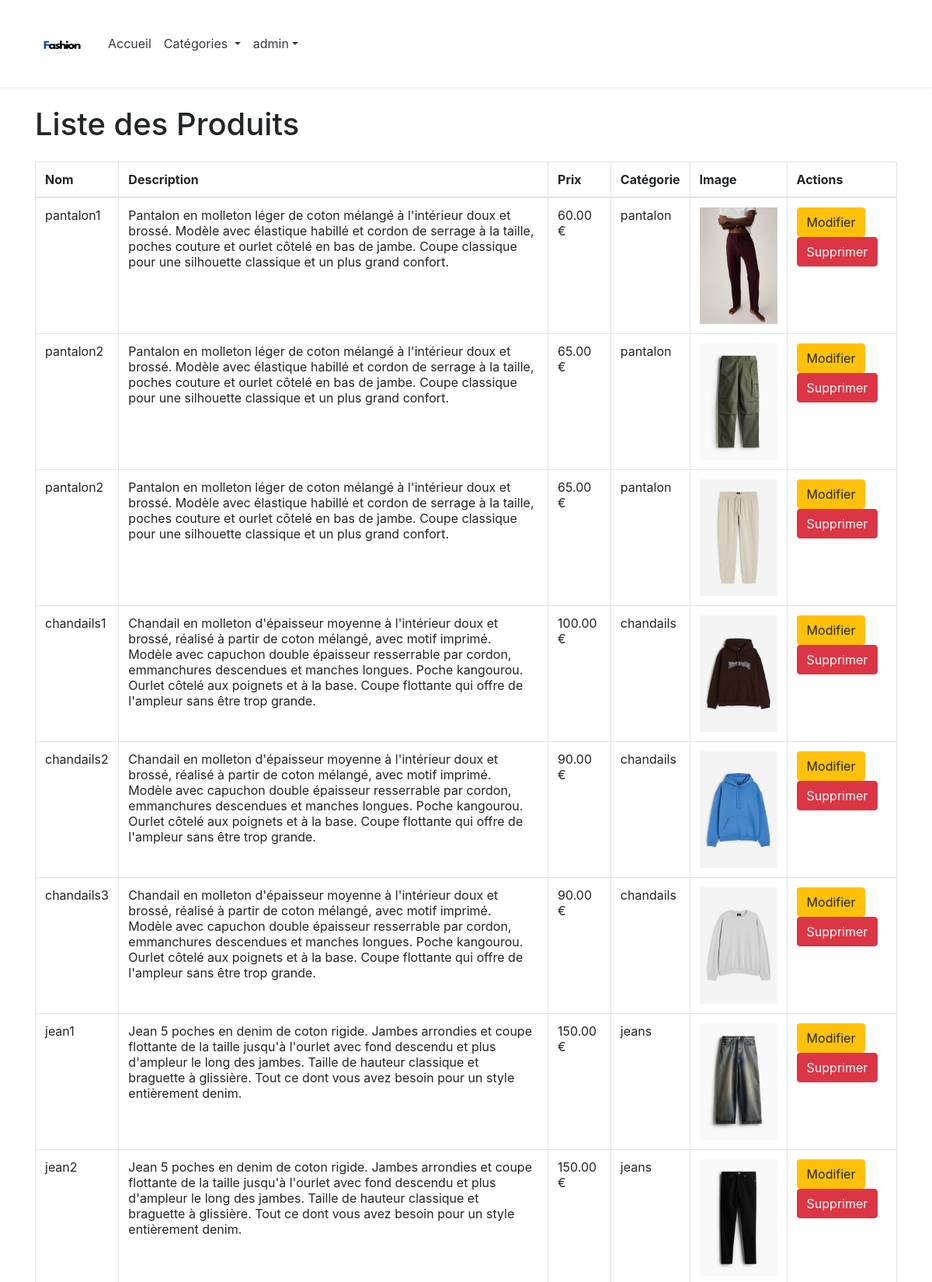
The page /index.php?action=view_products (signed in, upper part) on the database its author committed.
### tables this page shows
CREATE TABLE `products` (
  `product_id` int(11) NOT NULL,
  `category_id` int(11) DEFAULT NULL,
  `name` varchar(255) NOT NULL,
  `description` text DEFAULT NULL,
  `price` decimal(10,2) NOT NULL,
  `image` varchar(255) DEFAULT NULL,
  `created_at` timestamp NOT NULL DEFAULT current_timestamp()
);

CREATE TABLE `categories` (
  `category_id` int(11) NOT NULL,
  `name` varchar(255) NOT NULL,
  `description` text DEFAULT NULL,
  `image` varchar(255) DEFAULT NULL
);

### controllers/AdminController.php (called while the page is built, shortened)
<?php
class AdminController {
    private $db;
    public function __construct($db) {
        $this->db = $db;
    }
    public function viewProducts() {
        require_once 'models/Product.php';
        $productModel = new Product($this->db);
        $products = $productModel->getAllProducts();
        require 'views/admin/products_list.php';
    }
}
?>

### models/Product.php (called while the page is built, shortened)
<?php
class Product {
    private $db;
    public function __construct($db) {
        $this->db = $db;
    }
    public function getAllProducts() {
        $query = "
            SELECT
                p.product_id,
                p.name AS name,
                p.description AS description,
                p.price AS price,
                p.image AS image,
                c.name AS category_name
            FROM products p
            JOIN categories c ON p.category_id = c.category_id
        ";
        $stmt = $this->db->prepare($query);
        $stmt->execute();
        return $stmt->fetchAll(PDO::FETCH_ASSOC);
    }
}
?>

### views/admin/products_list.php (the view, shortened to what this page needs)
<!DOCTYPE html>
<html lang="fr">
<head>
    <link rel="stylesheet" href="https://stackpath.bootstrapcdn.com/bootstrap/4.5.2/css/bootstrap.min.css">
</head>
<body>
<div class="container">
<h1 class="my-4">
    Liste des Produits
</h1>
    <table class="table table-bordered">
        <thead>
            <tr>
                <th>Nom</th>
                <th>Description</th>
                <th>Prix</th>
                <th>Catégorie</th>
                <th>Image</th>
                <th>Actions</th>
            </tr>
        </thead>
        <tbody>
            <?php if (!empty($products)) : ?>
                <?php foreach ($products as $product) : ?>
                    <tr>
                        <td><?= htmlspecialchars($product['name']); ?></td>
                        <td><?= htmlspecialchars($product['description']); ?></td>
                        <td><?= htmlspecialchars($product['price']); ?> €</td>
                        <td><?= htmlspecialchars($product['category_name'] ?? 'Non spécifiée'); ?></td>
                        <td>
                            <?php if (!empty($product['image'])) : ?>
                                <img src="<?= htmlspecialchars($product['image']); ?>" alt="Produit" style="width: 100px; height: auto;">
                            <?php else : ?>
                                <span>Aucune image</span>
                            <?php endif; ?>
                        </td>
                        <td>
                            <?php if (isset($_SESSION['role']) && $_SESSION['role'] === 'admin') : ?>
                                <a href="index.php?action=edit_product_form&id=<?= $product['product_id']; ?>" class="btn btn-warning">Modifier</a>
                                <form action="index.php?action=delete_product" method="POST" style="display:inline;">
                                    <button type="submit" class="btn btn-danger" onclick="return confirm('Êtes-vous sûr de vouloir supprimer ce produit ?');">Supprimer</button>
                                </form>
                            <?php endif; ?>
                        </td>
                    </tr>
                <?php endforeach; ?>
            <?php else : ?>
                <tr>
                    <td colspan="7" class="text-center">Aucun produit trouvé.</td>
                </tr>
            <?php endif; ?>
        </tbody>
    </table>
</div>
<br/><br/><br/>
<?php include 'views/shared/footer.php'; ?>
</body>
</html>

### rows shown on the page
products: name "pantalon1", description "Pantalon en molleton léger de coton mélangé à l'intérieur doux et brossé. Modèle avec élastique habillé et cordon de serrage à la taille, poches couture et ourlet côtelé en bas de jambe. Coupe classique pour une silhouette classique et un plus grand confort.", price "60.00", category.name "pantalon", image (picture)
products: name "pantalon2", description "Pantalon en molleton léger de coton mélangé à l'intérieur doux et brossé. Modèle avec élastique habillé et cordon de serrage à la taille, poches couture et ourlet côtelé en bas de jambe. Coupe classique pour une silhouette classique et un plus grand confort.", price "65.00", category.name "pantalon", image (picture)
products: name "pantalon2", description "Pantalon en molleton léger de coton mélangé à l'intérieur doux et brossé. Modèle avec élastique habillé et cordon de serrage à la taille, poches couture et ourlet côtelé en bas de jambe. Coupe classique pour une silhouette classique et un plus grand confort.", price "65.00", category.name "pantalon", image (picture)
products: name "chandails1", description "Chandail en molleton d'épaisseur moyenne à l'intérieur doux et brossé, réalisé à partir de coton mélangé, avec motif imprimé. Modèle avec capuchon double épaisseur resserrable par cordon, emmanchures descendues et manches longues. Poche kangourou. Ourlet côtelé aux poignets et à la base. Coupe flottante qui offre de l'ampleur sans être trop grande.", price "100.00", category.name "chandails", image (picture)
products: name "chandails2", description "Chandail en molleton d'épaisseur moyenne à l'intérieur doux et brossé, réalisé à partir de coton mélangé, avec motif imprimé. Modèle avec capuchon double épaisseur resserrable par cordon, emmanchures descendues et manches longues. Poche kangourou. Ourlet côtelé aux poignets et à la base. Coupe flottante qui offre de l'ampleur sans être trop grande.", price "90.00", category.name "chandails", image (picture)
products: name "chandails3", description "Chandail en molleton d'épaisseur moyenne à l'intérieur doux et brossé, réalisé à partir de coton mélangé, avec motif imprimé. Modèle avec capuchon double épaisseur resserrable par cordon, emmanchures descendues et manches longues. Poche kangourou. Ourlet côtelé aux poignets et à la base. Coupe flottante qui offre de l'ampleur sans être trop grande.", price "90.00", category.name "chandails", image (picture)
products: name "jean1", description "Jean 5 poches en denim de coton rigide. Jambes arrondies et coupe flottante de la taille jusqu'à l'ourlet avec fond descendu et plus d'ampleur le long des jambes. Taille de hauteur classique et braguette à glissière. Tout ce dont vous avez besoin pour un style entièrement denim.", price "150.00", category.name "jeans", image (picture)
products: name "jean2", description "Jean 5 poches en denim de coton rigide. Jambes arrondies et coupe flottante de la taille jusqu'à l'ourlet avec fond descendu et plus d'ampleur le long des jambes. Taille de hauteur classique et braguette à glissière. Tout ce dont vous avez besoin pour un style entièrement denim.", price "150.00", category.name "jeans", image (picture)

### other values the page prints
$_SESSION['username'] "admin"
